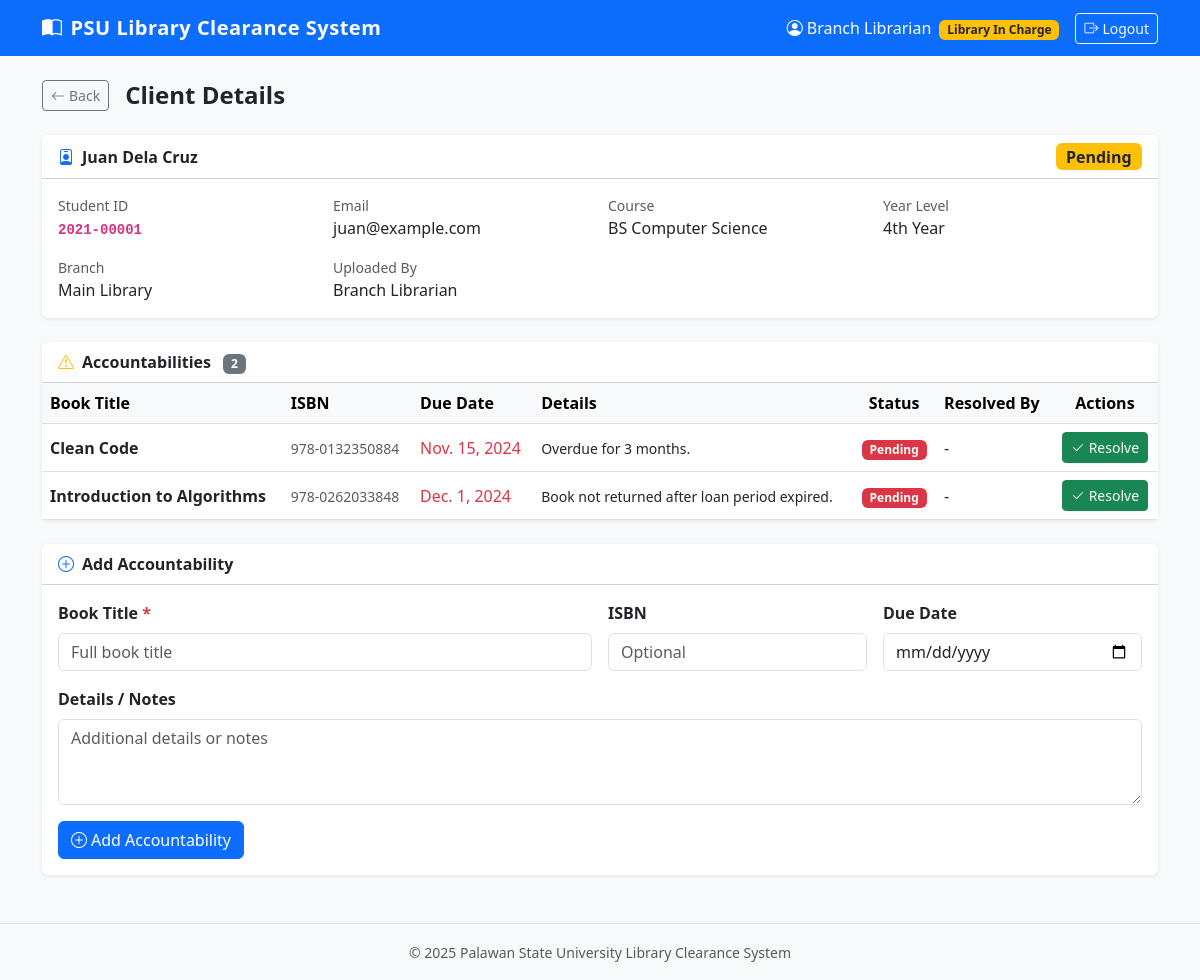
/clients/1/ (signed in), run on the app's committed database.
### library/models.py (models this page shows, shortened)
class UserProfile(models.Model):
    ROLE_CHOICES = [
        ('main_library', 'Main Library'),
        ('library_in_charge', 'Library In Charge'),
    ]
    user = models.OneToOneField(User, on_delete=models.CASCADE, related_name='profile')
    role = models.CharField(max_length=30, choices=ROLE_CHOICES)
    branch = models.ForeignKey(Branch, null=True, blank=True, on_delete=models.SET_NULL)

class Client(models.Model):
    STATUS_CHOICES = [
        ('pending', 'Pending'),
        ('cleared', 'Cleared'),
        ('rejected', 'Rejected'),
    ]
    student_id = models.CharField(max_length=50, unique=True)
    first_name = models.CharField(max_length=100)
    last_name = models.CharField(max_length=100)
    email = models.EmailField()
    course = models.CharField(max_length=200, blank=True)
    year_level = models.CharField(max_length=20, blank=True)
    uploaded_by = models.ForeignKey(User, on_delete=models.SET_NULL, null=True, related_name='uploaded_clients')
    branch = models.ForeignKey(Branch, on_delete=models.SET_NULL, null=True, related_name='clients')
    status = models.CharField(max_length=20, choices=STATUS_CHOICES, default='pending')
    clearance_signed = models.BooleanField(default=False)
    remarks = models.TextField(blank=True)
    created_at = models.DateTimeField(auto_now_add=True)
    updated_at = models.DateTimeField(auto_now=True)
    @property
    def full_name(self):
        return f"{self.first_name} {self.last_name}"
    class Meta:
        ordering = ['-created_at']

class Branch(models.Model):
    name = models.CharField(max_length=200)
    code = models.CharField(max_length=20, unique=True)
    created_at = models.DateTimeField(auto_now_add=True)
    class Meta:
        verbose_name_plural = 'Branches'

class Accountability(models.Model):
    client = models.ForeignKey(Client, related_name='accountabilities', on_delete=models.CASCADE)
    book_title = models.CharField(max_length=300)
    isbn = models.CharField(max_length=30, blank=True)
    due_date = models.DateField(null=True, blank=True)
    details = models.TextField(blank=True)
    resolved = models.BooleanField(default=False)
    resolved_at = models.DateTimeField(null=True, blank=True)
    resolved_by = models.ForeignKey(User, on_delete=models.SET_NULL, null=True, blank=True, related_name='resolved_accountabilities')
    created_at = models.DateTimeField(auto_now_add=True)
    added_by = models.ForeignKey(User, on_delete=models.SET_NULL, null=True, related_name='added_accountabilities')
    class Meta:
        ordering = ['resolved', '-created_at']

### library/views.py (the view)
# urls.py: path('clients/<int:pk>/', views.client_detail, name='client_detail'),
@login_required
def client_detail(request, pk):
    client = get_object_or_404(Client, pk=pk)
    role = get_user_role(request.user)
    if role == 'library_in_charge' and client.uploaded_by != request.user:
        messages.error(request, 'Access denied.')
        return redirect('dashboard')
    accountability_form = AccountabilityForm()
    return render(request, 'library/client_detail.html', {
        'client': client,
        'accountability_form': accountability_form,
        'role': role,
    })

### library/forms.py
class AccountabilityForm(forms.ModelForm):
    class Meta:
        model = Accountability
        fields = ['book_title', 'isbn', 'due_date', 'details']
        widgets = {
            'book_title': forms.TextInput(attrs={'class': 'form-control', 'placeholder': 'Full book title'}),
            'isbn': forms.TextInput(attrs={'class': 'form-control', 'placeholder': 'Optional'}),
            'due_date': forms.DateInput(attrs={'class': 'form-control', 'type': 'date'}),
            'details': forms.Textarea(attrs={'class': 'form-control', 'rows': 3, 'placeholder': 'Additional details or notes'}),
        }

### library/views.py (called while the page is built)
def get_user_role(user):
    try:
        return user.profile.role
    except UserProfile.DoesNotExist:
        return None

### library/templates/library/client_detail.html (shortened to what this page needs)
{% extends 'library/base.html' %}
{% block content %}
<div class="d-flex align-items-center mb-4">
    <a href="{% url 'dashboard' %}" class="btn btn-outline-secondary btn-sm me-3">
        <i class="bi bi-arrow-left me-1"></i>Back
    </a>
    <h4 class="fw-bold mb-0">Client Details</h4>
</div>
<div class="card mb-4">
    <div class="card-header bg-white d-flex justify-content-between align-items-center">
        <span class="fw-semibold"><i class="bi bi-person-badge me-2 text-primary"></i>{{ client.full_name }}</span>
        {% if client.status == 'pending' %}
            <span class="badge bg-warning text-dark fs-6">Pending</span>
        {% elif client.status == 'cleared' %}
            <span class="badge bg-success fs-6">Cleared</span>
        {% else %}
            <span class="badge bg-danger fs-6">Rejected</span>
        {% endif %}
    </div>
    <div class="card-body">
        <div class="row g-3">
            <div class="col-md-3">
                <div class="text-muted small">Student ID</div>
                <div class="fw-semibold"><code>{{ client.student_id }}</code></div>
            </div>
            <div class="col-md-3">
                <div class="text-muted small">Email</div>
                <div>{{ client.email }}</div>
            </div>
            <div class="col-md-3">
                <div class="text-muted small">Course</div>
                <div>{{ client.course|default:"-" }}</div>
            </div>
            <div class="col-md-3">
                <div class="text-muted small">Year Level</div>
                <div>{{ client.year_level|default:"-" }}</div>
            </div>
            <div class="col-md-3">
                <div class="text-muted small">Branch</div>
                <div>{{ client.branch.name|default:"-" }}</div>
            </div>
            <div class="col-md-3">
                <div class="text-muted small">Uploaded By</div>
                <div>{{ client.uploaded_by.get_full_name|default:client.uploaded_by.username }}</div>
            </div>
        </div>
    </div>
</div>
<div class="card mb-4">
    <div class="card-header bg-white fw-semibold">
        <i class="bi bi-exclamation-triangle me-2 text-warning"></i>Accountabilities
        <span class="badge bg-secondary ms-2">{{ client.accountabilities.count }}</span>
    </div>
    <div class="table-responsive">
        <table class="table table-hover mb-0 align-middle">
            <thead class="table-light">
                <tr>
                    <th>Book Title</th>
                    <th>ISBN</th>
                    <th>Due Date</th>
                    <th>Details</th>
                    <th class="text-center">Status</th>
                    <th>Resolved By</th>
                    <th class="text-center">Actions</th>
                </tr>
            </thead>
            <tbody>
            {% for acc in client.accountabilities.all %}
            <tr class="{% if acc.resolved %}table-success{% endif %}">
                <td class="fw-semibold">{{ acc.book_title }}</td>
                <td><small class="text-muted">{{ acc.isbn|default:"-" }}</small></td>
                <td>
                    {% if acc.due_date %}
                        <span class="{% if not acc.resolved %}text-danger{% endif %}">{{ acc.due_date }}</span>
                    {% else %}-{% endif %}
                </td>
                <td><small>{{ acc.details|default:"-" }}</small></td>
                <td class="text-center">
                    {% if acc.resolved %}
                        <span class="badge bg-success">Resolved</span>
                    {% else %}
                        <span class="badge bg-danger">Pending</span>
                    {% endif %}
                </td>
                <td>
                    {% if acc.resolved_by %}
                        <small>{{ acc.resolved_by.get_full_name|default:acc.resolved_by.username }}</small>
                    {% else %}-{% endif %}
                </td>
                <td class="text-center">
                    {% if not acc.resolved %}
                        {% if role == 'library_in_charge' and acc.added_by == request.user %}
                        <form method="post" action="{% url 'accountability_resolve' acc.pk %}" class="d-inline">
                            <button type="submit" class="btn btn-sm btn-success" onclick="return confirm('Mark this as resolved?')">
                                <i class="bi bi-check2 me-1"></i>Resolve
                            </button>
                        </form>
                        {% endif %}
                    {% else %}
                        <span class="text-muted small">Done</span>
                    {% endif %}
                </td>
            </tr>
            {% empty %}
            <tr><td colspan="7" class="text-center text-muted py-3">No accountabilities recorded.</td></tr>
            {% endfor %}
            </tbody>
        </table>
    </div>
</div>
{% if role == 'library_in_charge' %}
<div class="card">
    <div class="card-header bg-white fw-semibold">
        <i class="bi bi-plus-circle me-2 text-primary"></i>Add Accountability
    </div>
    <div class="card-body">
        <form method="post" action="{% url 'accountability_add' client.pk %}">
            <div class="row g-3">
                <div class="col-md-6">
                    <label class="form-label fw-semibold">Book Title <span class="text-danger">*</span></label>
                    {{ accountability_form.book_title }}
                </div>
                <div class="col-md-3">
                    <label class="form-label fw-semibold">ISBN</label>
                    {{ accountability_form.isbn }}
                </div>
                <div class="col-md-3">
                    <label class="form-label fw-semibold">Due Date</label>
                    {{ accountability_form.due_date }}
                </div>
                <div class="col-12">
                    <label class="form-label fw-semibold">Details / Notes</label>
                    {{ accountability_form.details }}
                </div>
            </div>
            <button type="submit" class="btn btn-primary mt-3">
                <i class="bi bi-plus-circle me-1"></i>Add Accountability
            </button>
        </form>
    </div>
</div>
{% endif %}
{% endblock %}

### library/templates/library/base.html (shortened to what this page needs)
<!DOCTYPE html>
<html lang="en">
<head>
    <link href="https://cdn.jsdelivr.net/npm/bootstrap@5.3.0/dist/css/bootstrap.min.css" rel="stylesheet">
    <link href="https://cdn.jsdelivr.net/npm/bootstrap-icons@1.10.5/font/bootstrap-icons.css" rel="stylesheet">
</head>
<body>
{% if user.is_authenticated %}
<nav class="navbar navbar-expand-lg navbar-dark bg-primary mb-4">
    <div class="container">
        <a class="navbar-brand" href="{% url 'dashboard' %}">
            <i class="bi bi-book-half me-2"></i>PSU Library Clearance System
        </a>
        <div class="collapse navbar-collapse" id="navbarNav">
            <ul class="navbar-nav ms-auto align-items-center">
                <li class="nav-item me-3">
                    <span class="navbar-text text-white">
                        <i class="bi bi-person-circle me-1"></i>{{ user.get_full_name|default:user.username }}
                        {% if user.profile %}
                            <span class="badge bg-warning text-dark ms-1">{{ user.profile.get_role_display }}</span>
                        {% endif %}
                    </span>
                </li>
                <li class="nav-item">
                    <a class="btn btn-outline-light btn-sm" href="{% url 'logout' %}">
                        <i class="bi bi-box-arrow-right me-1"></i>Logout
                    </a>
                </li>
            </ul>
        </div>
    </div>
</nav>
{% endif %}
<div class="container mb-5">
    {% block content %}{% endblock %}
</div>
<footer class="py-3 mt-4 text-center text-muted">
    <div class="container">
        <small>&copy; 2025 Palawan State University Library Clearance System</small>
    </div>
</footer>
</body>
</html>

### library/templates/library/base.html (style rules this page uses)
body { background-color: #f8f9fa; }
.navbar-brand { font-weight: 700; letter-spacing: 0.5px; }
.card { border: none; box-shadow: 0 1px 4px rgba(0,0,0,0.08); }
footer { border-top: 1px solid #dee2e6; }

### data on the page
Client: full_name "Juan Dela Cruz", student_id "2021-00001", email "juan@example.com", course "BS Computer Science", year_level "4th Year", branch.name "Main Library", uploaded_by.get_full_name "Branch Librarian", accountabilities.count "2"
Accountability: book_title "Clean Code", isbn "978-0132350884", due_date "Nov. 15, 2024", details "Overdue for 3 months.", resolved "Pending"
Accountability: book_title "Introduction to Algorithms", isbn "978-0262033848", due_date "Dec. 1, 2024", details "Book not returned after loan period expired.", resolved "Pending"

### other printed values
{{ user.get_full_name|default:user.username }} "Branch Librarian"
{{ user.profile.get_role_display }} "Library In Charge"
